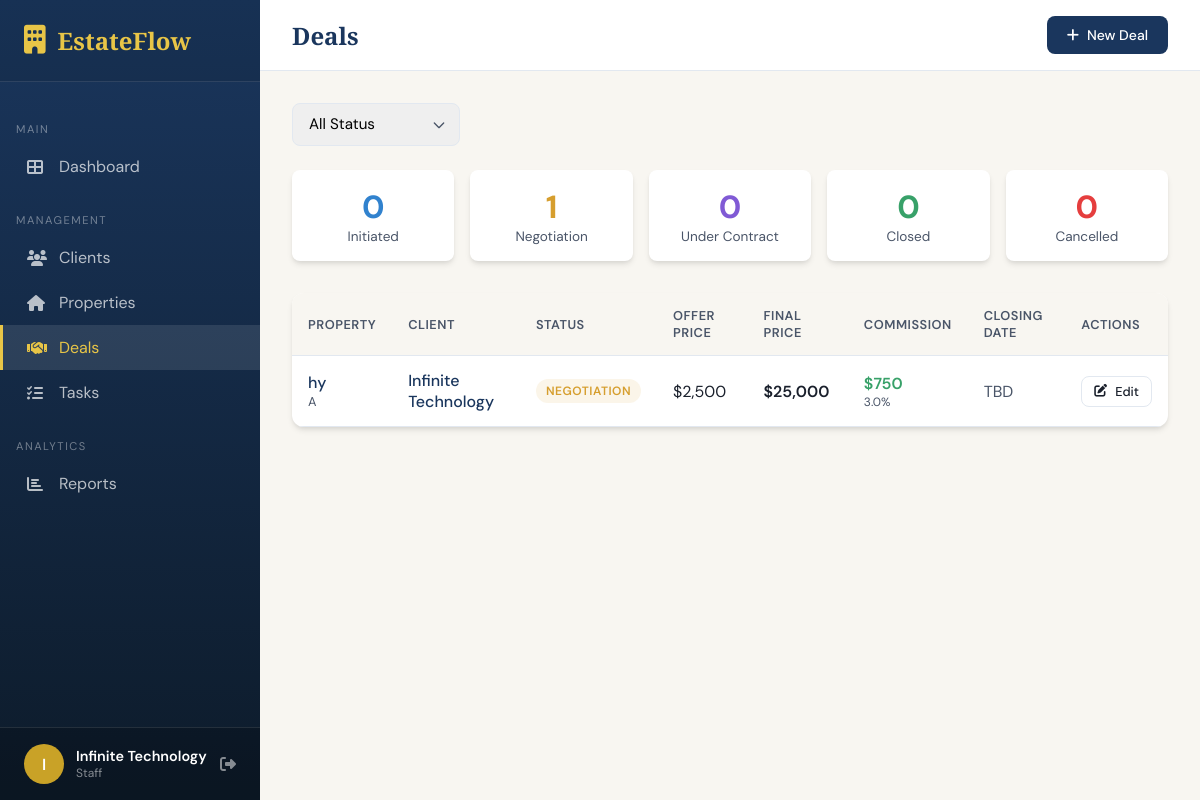
The page /deals (signed in) on the database its author committed.
### app.py (models this page shows, shortened)
class User(UserMixin, db.Model):
    id = db.Column(db.Integer, primary_key=True)
    username = db.Column(db.String(80), unique=True, nullable=False)
    email = db.Column(db.String(120), unique=True, nullable=False)
    password_hash = db.Column(db.String(256), nullable=False)
    role = db.Column(db.String(20), default='staff')  # admin, manager, staff
    first_name = db.Column(db.String(50))
    last_name = db.Column(db.String(50))
    phone = db.Column(db.String(20))
    position = db.Column(db.String(50))  # e.g., Senior Agent, Junior Agent, etc.
    hire_date = db.Column(db.Date)
    commission_rate = db.Column(db.Float, default=3.0)
    is_active = db.Column(db.Boolean, default=True)
    avatar_color = db.Column(db.String(20), default='#1a365d')
    created_at = db.Column(db.DateTime, default=datetime.utcnow)
    created_by = db.Column(db.Integer, db.ForeignKey('user.id'))
    properties = db.relationship('Property', backref='agent', lazy=True, foreign_keys='Property.agent_id')
    clients = db.relationship('Client', backref='agent', lazy=True, foreign_keys='Client.agent_id')
    tasks = db.relationship('Task', backref='assigned_to', lazy=True, foreign_keys='Task.user_id')
    @property
    def full_name(self):
        if self.first_name and self.last_name:
            return f"{self.first_name} {self.last_name}"
        return self.username
    def is_admin(self):
        return self.role == 'admin'

class Deal(db.Model):
    id = db.Column(db.Integer, primary_key=True)
    client_id = db.Column(db.Integer, db.ForeignKey('client.id'), nullable=False)
    property_id = db.Column(db.Integer, db.ForeignKey('property.id'), nullable=False)
    status = db.Column(db.String(30), default='initiated')  # initiated, negotiation, under_contract, closed, cancelled
    offer_price = db.Column(db.Float)
    final_price = db.Column(db.Float)
    commission_rate = db.Column(db.Float, default=3.0)
    closing_date = db.Column(db.Date)
    notes = db.Column(db.Text)
    created_at = db.Column(db.DateTime, default=datetime.utcnow)
    updated_at = db.Column(db.DateTime, default=datetime.utcnow, onupdate=datetime.utcnow)
    @property
    def commission_amount(self):
        price = self.final_price or self.offer_price or 0
        return price * (self.commission_rate / 100) if price else 0

class Property(db.Model):
    id = db.Column(db.Integer, primary_key=True)
    title = db.Column(db.String(200), nullable=False)
    property_type = db.Column(db.String(50))  # house, apartment, condo, land, commercial
    status = db.Column(db.String(20), default='available')  # available, pending, sold, rented
    listing_type = db.Column(db.String(20))  # sale, rent
    price = db.Column(db.Float, nullable=False)
    address = db.Column(db.String(200), nullable=False)
    city = db.Column(db.String(100))
    state = db.Column(db.String(50))
    zip_code = db.Column(db.String(20))
    bedrooms = db.Column(db.Integer)
    bathrooms = db.Column(db.Float)
    sqft = db.Column(db.Integer)
    lot_size = db.Column(db.Float)
    year_built = db.Column(db.Integer)
    description = db.Column(db.Text)
    features = db.Column(db.Text)  # JSON string of features
    image_url = db.Column(db.String(500))
    created_at = db.Column(db.DateTime, default=datetime.utcnow)
    updated_at = db.Column(db.DateTime, default=datetime.utcnow, onupdate=datetime.utcnow)
    agent_id = db.Column(db.Integer, db.ForeignKey('user.id'))
    deals = db.relationship('Deal', backref='property', lazy=True)
    showings = db.relationship('Showing', backref='property', lazy=True, cascade='all, delete-orphan')

class Client(db.Model):
    id = db.Column(db.Integer, primary_key=True)
    first_name = db.Column(db.String(50), nullable=False)
    last_name = db.Column(db.String(50), nullable=False)
    email = db.Column(db.String(120))
    phone = db.Column(db.String(20))
    client_type = db.Column(db.String(20))  # buyer, seller, both
    status = db.Column(db.String(20), default='lead')  # lead, prospect, active, closed
    budget_min = db.Column(db.Float)
    budget_max = db.Column(db.Float)
    preferred_location = db.Column(db.String(200))
    notes = db.Column(db.Text)
    source = db.Column(db.String(50))  # referral, website, social, etc.
    created_at = db.Column(db.DateTime, default=datetime.utcnow)
    updated_at = db.Column(db.DateTime, default=datetime.utcnow, onupdate=datetime.utcnow)
    agent_id = db.Column(db.Integer, db.ForeignKey('user.id'))
    interactions = db.relationship('Interaction', backref='client', lazy=True, cascade='all, delete-orphan')
    deals = db.relationship('Deal', backref='client', lazy=True)
    @property
    def full_name(self):
        return f"{self.first_name} {self.last_name}"

### app.py (the view)
@app.route('/deals')
@login_required
def deals():
    status_filter = request.args.get('status', '')
    query = Deal.query.join(Client).filter(Client.agent_id == current_user.id)
    if status_filter:
        query = query.filter(Deal.status == status_filter)
    deals = query.order_by(Deal.created_at.desc()).all()
    return render_template('deals.html', deals=deals)

### templates/deals.html (shortened to what this page needs)
{% extends "base.html" %}
{% block content %}
<div class="top-bar">
    <h1 class="page-title">Deals</h1>
    <div class="top-actions">
        <a href="{{ url_for('add_deal') }}" class="btn btn-primary">
            <i class="fas fa-plus"></i> New Deal
        </a>
    </div>
</div>
<div class="content-area">
    <form method="GET" class="filters">
        <select name="status" class="form-control" onchange="this.form.submit()">
            <option value="">All Status</option>
        </select>
    </form>
    <div style="display: grid; grid-template-columns: repeat(5, 1fr); gap: 16px; margin-bottom: 32px;">
        {% set statuses = ['initiated', 'negotiation', 'under_contract', 'closed', 'cancelled'] %}
        {% set status_colors = {'initiated': '#3182ce', 'negotiation': '#d69e2e', 'under_contract': '#805ad5', 'closed': '#38a169', 'cancelled': '#e53e3e'} %}
        {% for status in statuses %}
        {% set count = deals|selectattr('status', 'equalto', status)|list|length %}
        <div style="text-align: center; padding: 16px; background: var(--card); border-radius: 8px; box-shadow: var(--shadow);">
            <div style="font-size: 2rem; font-weight: 700; color: {{ status_colors[status] }};">{{ count }}</div>
            <div style="font-size: 0.85rem; color: var(--text-light); text-transform: capitalize;">{{ status|replace('_', ' ') }}</div>
        </div>
        {% endfor %}
    </div>
    <div class="card">
        <div class="card-body" style="padding: 0;">
            {% if deals %}
                <div class="table-container">
                    <table>
                        <thead>
                            <tr>
                                <th>Property</th>
                                <th>Client</th>
                                <th>Status</th>
                                <th>Offer Price</th>
                                <th>Final Price</th>
                                <th>Commission</th>
                                <th>Closing Date</th>
                                <th>Actions</th>
                            </tr>
                        </thead>
                        <tbody>
                            {% for deal in deals %}
                            <tr>
                                <td>
                                    <a href="{{ url_for('view_property', id=deal.property_id) }}" style="font-weight: 500; color: var(--primary); text-decoration: none;">
                                        {{ deal.property.title }}
                                    </a>
                                    <div style="font-size: 0.8rem; color: var(--text-light);">{{ deal.property.city or deal.property.address }}</div>
                                </td>
                                <td>
                                    <a href="{{ url_for('view_client', id=deal.client_id) }}" style="font-weight: 500; color: var(--primary); text-decoration: none;">
                                        {{ deal.client.full_name }}
                                    </a>
                                </td>
                                <td>
                                    <span class="badge
                                        {% if deal.status == 'closed' %}badge-success
                                        {% elif deal.status == 'under_contract' %}badge-info
                                        {% elif deal.status == 'negotiation' %}badge-warning
                                        {% elif deal.status == 'cancelled' %}badge-danger
                                        {% else %}badge-primary{% endif %}">
                                        {{ deal.status|replace('_', ' ')|capitalize }}
                                    </span>
                                </td>
                                <td>${{ '{:,.0f}'.format(deal.offer_price or 0) }}</td>
                                <td>
                                    {% if deal.final_price %}
                                        <span style="font-weight: 600;">${{ '{:,.0f}'.format(deal.final_price) }}</span>
                                    {% else %}
                                        <span style="color: var(--text-light);">-</span>
                                    {% endif %}
                                </td>
                                <td>
                                    <span style="font-weight: 600; color: var(--success);">
                                        ${{ '{:,.0f}'.format(deal.commission_amount) }}
                                    </span>
                                    <div style="font-size: 0.75rem; color: var(--text-light);">{{ deal.commission_rate }}%</div>
                                </td>
                                <td>
                                    {% if deal.closing_date %}
                                        {{ deal.closing_date.strftime('%b %d, %Y') }}
                                    {% else %}
                                        <span style="color: var(--text-light);">TBD</span>
                                    {% endif %}
                                </td>
                                <td>
                                    <a href="{{ url_for('edit_deal', id=deal.id) }}" class="btn btn-sm btn-outline">
                                        <i class="fas fa-edit"></i> Edit
                                    </a>
                                </td>
                            </tr>
                            {% endfor %}
                        </tbody>
                    </table>
                </div>
            {% endif %}
        </div>
    </div>
</div>
{% endblock %}

### templates/base.html (shortened to what this page needs)
<!DOCTYPE html>
<html lang="en">
<head>
    <link rel="stylesheet" href="https://cdnjs.cloudflare.com/ajax/libs/font-awesome/6.4.0/css/all.min.css">
</head>
<body>
    {% if current_user.is_authenticated %}
    <aside class="sidebar">
        <div class="sidebar-header">
            <div class="sidebar-logo">
                <i class="fas fa-building"></i>
                <span>EstateFlow</span>
            </div>
        </div>
        <nav class="sidebar-nav">
            <div class="nav-section">Main</div>
            <a href="{{ url_for('dashboard') }}" class="nav-link {% if request.endpoint == 'dashboard' %}active{% endif %}">
                <i class="fas fa-th-large"></i>
                <span>Dashboard</span>
            </a>
            <div class="nav-section">Management</div>
            <a href="{{ url_for('clients') }}" class="nav-link {% if 'client' in request.endpoint %}active{% endif %}">
                <i class="fas fa-users"></i>
                <span>Clients</span>
            </a>
            <a href="{{ url_for('properties') }}" class="nav-link {% if 'propert' in request.endpoint %}active{% endif %}">
                <i class="fas fa-home"></i>
                <span>Properties</span>
            </a>
            <a href="{{ url_for('deals') }}" class="nav-link {% if 'deal' in request.endpoint %}active{% endif %}">
                <i class="fas fa-handshake"></i>
                <span>Deals</span>
            </a>
            <a href="{{ url_for('tasks') }}" class="nav-link {% if 'task' in request.endpoint %}active{% endif %}">
                <i class="fas fa-tasks"></i>
                <span>Tasks</span>
            </a>
            <div class="nav-section">Analytics</div>
            <a href="{{ url_for('reports') }}" class="nav-link {% if request.endpoint == 'reports' %}active{% endif %}">
                <i class="fas fa-chart-bar"></i>
                <span>Reports</span>
            </a>
        </nav>
        <div class="sidebar-footer">
            <div class="user-info">
                <div class="user-avatar">{{ current_user.first_name[0]|upper if current_user.first_name else current_user.username[0]|upper }}</div>
                <div class="user-details">
                    <div class="user-name">{{ current_user.full_name }}</div>
                    <div class="user-role">{{ current_user.role|capitalize }}</div>
                </div>
                <a href="{{ url_for('logout') }}" title="Logout" style="color: rgba(255,255,255,0.5);">
                    <i class="fas fa-sign-out-alt"></i>
                </a>
            </div>
        </div>
    </aside>
    {% endif %}
    <main class="main-content" {% if not current_user.is_authenticated %}style="margin-left: 0;"{% endif %}>
        {% block content %}{% endblock %}
    </main>
</body>
</html>

### rows shown on the page
User: first_name "I", full_name "Infinite Technology", role "Staff"
Deal: count "1", status "Negotiation", property "hy", property "A", client.full_name "Infinite Technology", status "NEGOTIATION", offer_price "2,500", final_price "25,000", commission_amount "750", commission_rate "3.0", shows "TBD"

### other values the page prints
{{ count }} "0" "0" "0" "0"
{{ status|replace('_', ' ') }} "Initiated" "Under Contract" "Closed" "Cancelled"
